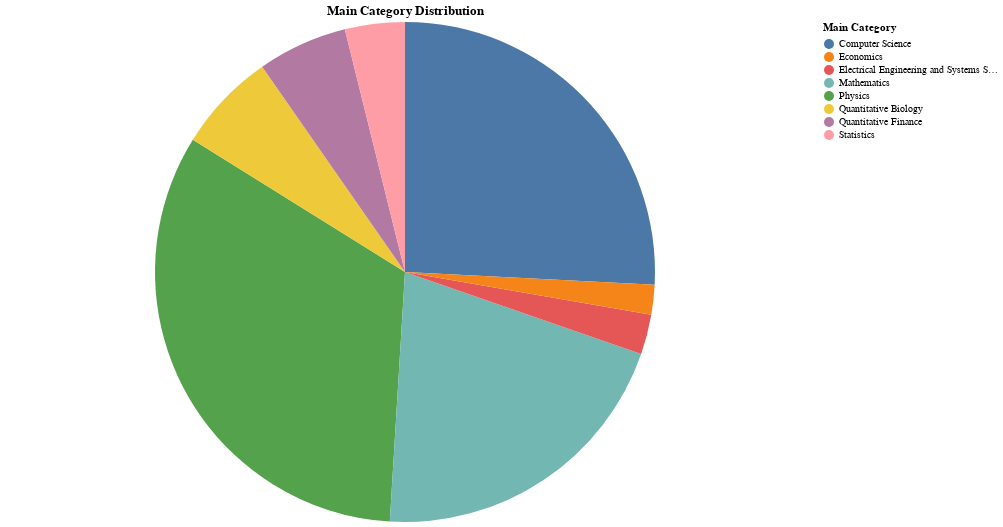

The notebook cell saved with this chart:
### Code cell
category_counts = categories_df['Main Category'].value_counts().reset_index()

category_counts.columns = ['Main Category', 'Count']
category_counts['Percentage'] = (category_counts['Count'] / category_counts['Count'].sum()) * 100

chart = alt.Chart(category_counts).mark_arc().encode(
    theta='Count:Q',
    color=alt.Color('Main Category:N', legend=alt.Legend(title='Main Category')),
    tooltip=['Main Category', 'Count', alt.Tooltip('Percentage:Q', format=".1f")],
).properties(
    title='Main Category Distribution',
    width=800,
    height=500
)

chart

### Figure 1 — Vega-Lite specification as saved in the notebook (floating-point values rounded to 4 significant figures)
{"config": {"view": {"continuousWidth": 400, "continuousHeight": 300}}, "data": {"name": "data-ec6e141494b54c5ebd435f4f074b6394"}, "mark": "arc", "encoding": {"color": {"field": "Main Category", "legend": {"title": "Main Category"}, "type": "nominal"}, "theta": {"field": "Count", "type": "quantitative"}, "tooltip": [{"field": "Main Category", "type": "nominal"}, {"field": "Count", "type": "quantitative"}, {"field": "Percentage", "format": ".1f", "type": "quantitative"}]}, "height": 500, "title": "Main Category Distribution", "width": 800, "$schema": "https://vega.github.io/schema/vega-lite/v4.17.0.json", "datasets": {"data-ec6e141494b54c5ebd435f4f074b6394": [{"Main Category": "Physics", "Count": 51, "Percentage": 32.9}, {"Main Category": "Computer Science", "Count": 40, "Percentage": 25.81}, {"Main Category": "Mathematics", "Count": 32, "Percentage": 20.65}, {"Main Category": "Quantitative Biology", "Count": 10, "Percentage": 6.452}, {"Main Category": "Quantitative Finance", "Count": 9, "Percentage": 5.806}, {"Main Category": "Statistics", "Count": 6, "Percentage": 3.871}, {"Main Category": "Electrical Engineering and Systems Science", "Count": 4, "Percentage": 2.581}, {"Main Category": "Economics", "Count": 3, "Percentage": 1.935}]}}
